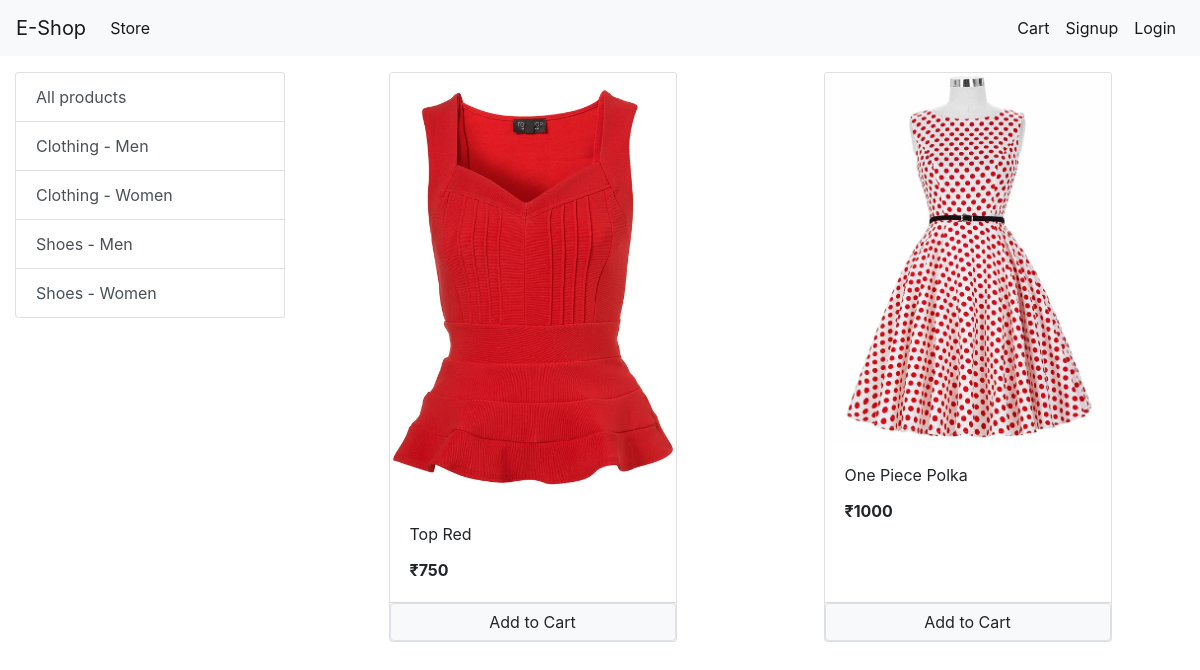
The app's page /?category=2 with its own data.
### store/models/category.py (models this page shows, shortened)
class Category(models.Model):
    name = models.CharField(max_length=20)
    @staticmethod
    def get_all_categories():
        return Category.objects.all()

### store/models/product.py (models this page shows, shortened)
class Product(models.Model):
    name = models.CharField(max_length=50)
    price = models.IntegerField(default=0)
    category = models.ForeignKey(Category, on_delete=models.CASCADE, default=1)
    description = models.CharField(max_length=200, default='', null=True, blank=True)
    image = models.ImageField(upload_to='uploads/products/')
    @staticmethod
    def get_all_products_by_categoryid(category_id):
        if category_id:
            return Product.objects.filter(category = category_id)
        else:
            return Product.get_all_products()

### store/views/home.py (the view, shortened to what this page needs)
# urls.py: path('', Index.as_view(), name='homepage'),
class Index(View):
    def get(self, request):
        cart = request.session.get('cart')
        if not cart:
            request.session['cart'] = {}
        products = None
        categories = Category.get_all_categories()
        categoryId = request.GET.get('category')
        if categoryId:
            products = Product.get_all_products_by_categoryid(categoryId)
        else:
            products = Product.get_all_products()
        data = {}
        data['products'] = products
        data['categories'] = categories
        print(request.session.get('email'))
        return render(request, 'index.html', data)

### store/templatetags/cart.py (called while the page is built)
@register.filter(name='is_in_cart')
def is_in_cart(product, cart):
    keys = cart.keys()
    for id in keys:
        if int(id)==product.id:
            return True
    return False

### store/templatetags/custom_filter.py (called while the page is built)
@register.filter(name='currency')
def currency(number):
    return '₹'+str(number)

### store/templates/index.html (shortened to what this page needs)
{% extends 'base.html' %}
{% block content %}
{% load cart %}
{% load custom_filter %}
<div class="container-fluid mt-3">
    <div class="row">
        <div class="col-lg-3 mx-auto">
            <div class="list-group">
                <a href="/" class="list-group-item list-group-item-action">All products</a>
                {% for category in categories %}
                <a href="/?category={{ category.id }}"
                    class="list-group-item list-group-item-action">{{ category.name }}</a>
                {% endfor %}
            </div>
        </div>
        <div id="products" class="col-lg-9 mx-auto">
            <div class="row mx-auto">
                {% for product in products %}
                <div class="card mx-auto mb-3" id="{{product.id}}" style="width: 18rem;">
                    <img class="card-img-top" src="{{ product.image.url }}" alt="Card image cap">
                    <div class="card-body">
                        <p class="card-title">{{ product.name }}</p>
                        <p class="card-text"><b>{{ product.price|currency }}</b></p>
                    </div>
                    <div class="card-footer p-0 no-gutters">
                        {% if product|is_in_cart:request.session.cart %}
                        <div class="row no-gutters">
                            <form action="/#{{ product.id }}" class="col-2" method="post">
                                {% csrf_token %}
                                <input hidden type="text" name="product" value="{{ product.id }}">
                                <input hidden type="text" name="remove" value="True">
                                <input type="submit" value="-" class="btn btn-block btn-secondary">
                            </form>
                            <div class="text-center col">
                                {{ product|cart_quantity:request.session.cart }} in Cart
                            </div>
                            <form action="/#{{ product.id }}" class="col-2" method="post">
                                {% csrf_token %}
                                <input hidden type="text" name="product" value="{{ product.id }}">
                                <input type="submit" value="+" class="btn btn-block btn-secondary">
                            </form>
                        </div>
                        {% else %}
                        <form action="/#{{ product.id }}" method="post" class="btn-block">
                            <input value="Add to Cart" type="submit"
                                class="float-right btn btn-light border form-control">
                        </form>
                        {% endif %}
                    </div>
                </div>
                {% endfor %}
            </div>
        </div>
    </div>
</div>
{% endblock %}

### records on screen
Category: name "Clothing - Men"
Category: name "Clothing - Women"
Category: name "Shoes - Men"
Category: name "Shoes - Women"
Product: image (picture), name "Top Red", price "₹750"
Product: image (picture), name "One Piece Polka", price "₹1000"
